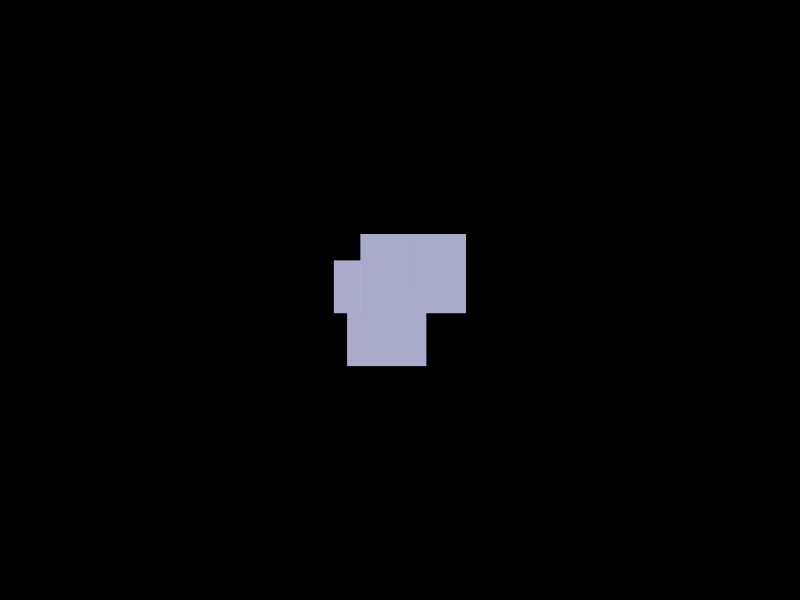

Notebook source saved alongside this figure:
### Code cell
import time

start_vertex = Vertex.ByCoordinates(xmin+2, ymax-2,0) # Upper left corner
end_vertex = Vertex.ByCoordinates(xmax-2,ymin+2,0) # Lower right corner
crg = Graph.CompiledRoutingGraph(navigation_graph, precomputeTurns=False)
start = time.time()
shortest_path = Graph.ShortestPath(crg, vertexA=start_vertex, vertexB=end_vertex)
end = time.time()
print("Shortest Path Duration:", round(end-start, 2), "seconds")

# Straighten the shortest path (optional)
start = time.time()
straight_path = Wire.Straighten(shortest_path, host=cc_building)
end = time.time()
print("Straighten Wire Duration:", round(end-start, 2), "seconds")

print("Original Shortest Path Length:", round(Wire.Length(shortest_path), 2))
print("Straightened Shortened Path Length:", round(Wire.Length(straight_path), 2))
edges = Topology.Edges(shortest_path)
for edge in edges:
    d = Dictionary.ByKeysValues(["width", "color"], [7, "red"])
    edge = Topology.SetDictionary(edge, d)
edges = Topology.Edges(straight_path)
for edge in edges:
    d = Dictionary.ByKeysValues(["width", "color"], [7, "blue"])
    edge = Topology.SetDictionary(edge, d)

    Topology.Show(cc_building, shortest_path, straight_path,
              camera=[0,0,6],
              faceColor=[210,210,250],
              faceOpacity=1,
              edgeColorKey="color",
              edgeWidthKey="width",
              backgroundColor="black",
              width=800,
              height=600,
              renderer=renderer)

### Figure 1 — Plotly figure (JSON) as saved in the notebook; plotly's stock layout.template omitted (floating-point values rounded to 4 significant figures; data arrays with more than 128 entries replaced by an {"elided": "..."} marker saying what was removed)
{"data": [{"customdata": ["", "", "", "", "", "", "", "", "", "", "", "", "", "", "", "", "", "", "", "", "", "", "", "", "", "", "", "", "", "", "", "", "", "", "", "", "", "", "", "", "", "", "", "", "", "", "", "", "", "", "", "", ""], "hoverinfo": "text", "hovertemplate": ["Click ", "Click ", "Click ", "Click ", "Click ", "Click ", "Click ", "Click ", "Click ", "Click ", "Click ", "Click ", "Click ", "Click ", "Click ", "Click ", "Click ", "Click ", "Click ", "Click ", "Click ", "Click ", "Click ", "Click ", "Click ", "Click ", "Click ", "Click ", "Click ", "Click ", "Click ", "Click ", "Click ", "Click ", "Click ", "Click ", "Click ", "Click ", "Click ", "Click ", "Click ", "Click ", "Click ", "Click ", "Click ", "Click ", "Click ", "Click ", "Click ", "Click ", "Click ", "Click ", "Click "], "hovertext": ["", "", "", "", "", "", "", "", "", "", "", "", "", "", "", "", "", "", "", "", "", "", "", "", "", "", "", "", "", "", "", "", "", "", "", "", "", "", "", "", "", "", "", "", "", "", "", "", "", "", "", "", ""], "legendgroup": "1", "legendrank": 1, "marker": {"color": ["#000000", "#000000", "#000000", "#000000", "#000000", "#000000", "#000000", "#000000", "#000000", "#000000", "#000000", "#000000", "#000000", "#000000", "#000000", "#000000", "#000000", "#000000", "#000000", "#000000", "#000000", "#000000", "#000000", "#000000", "#000000", "#000000", "#000000", "#000000", "#000000", "#000000", "#000000", "#000000", "#000000", "#000000", "#000000", "#000000", "#000000", "#000000", "#000000", "#000000", "#000000", "#000000", "#000000", "#000000", "#000000", "#000000", "#000000", "#000000", "#000000", "#000000", "#000000", "#000000", "#000000"], "line": {"width": 0}, "opacity": 1, "size": [2.8, 2.8, 2.8, 2.8, 2.8, 2.8, 2.8, 2.8, 2.8, 2.8, 2.8, 2.8, 2.8, 2.8, 2.8, 2.8, 2.8, 2.8, 2.8, 2.8, 2.8, 2.8, 2.8, 2.8, 2.8, 2.8, 2.8, 2.8, 2.8, 2.8, 2.8, 2.8, 2.8, 2.8, 2.8, 2.8, 2.8, 2.8, 2.8, 2.8, 2.8, 2.8, 2.8, 2.8, 2.8, 2.8, 2.8, 2.8, 2.8, 2.8, 2.8, 2.8, 2.8], "sizemode": "diameter", "symbol": "circle"}, "mode": "markers", "name": "1: Untitled (Vertices)", "showlegend": false, "text": ["", "", "", "", "", "", "", "", "", "", "", "", "", "", "", "", "", "", "", "", "", "", "", "", "", "", "", "", "", "", "", "", "", "", "", "", "", "", "", "", "", "", "", "", "", "", "", "", "", "", "", "", ""], "type": "scatter3d", "x": [0, -2.5, 0, -1.25, -2.5, 5.0, 5.0, -2.5, 5.0, 5.0, -1.25, -2.5, 5, 0, 5, 0, 8.75, 5.0, 3.75, 1.3e-05, -1.25, 8.75, 8.75, 3.75, 8.75, -1.25, -3.75, -1.25, -3.75, -3.75, -3.75, -3.75, -1.25, -1.25, -1.25, -1.25, -3.75, -3.75, -3.75, 5.0, 8.75, 1.3e-05, 8.75, 8.75, 5.0, 8.75, 3.75, 3.75, 1.3e-05, -1.25, -1.25, 5.0, 1.3e-05], "y": [-5, -5.0, 0, 8e-06, 8e-06, -5.0, -5.0, -5.0, 4e-06, 8e-06, 8e-06, 8e-06, -5, -5, 0, 0, 2.5, 2.5, 2.5, 2.5, 2.5, 8e-06, 8e-06, 2.5, 2.5, 2.5, 5.0, 5.0, 2.5, 8e-06, 8e-06, 8e-06, 8e-06, 5.0, 2.5, 5.0, 5.0, 5.0, 2.5, 2.5, 2.5, 2.5, 8e-06, 7.5, 7.5, 7.5, 7.5, 7.5, 7.5, 7.5, 7.5, 7.5, 7.5], "z": [3.2, 3.2, 3.2, 3.2, 3.2, 3.2, 6.2, 6.2, 3.2, 6.2, 6.2, 6.2, 0.2, 0.2, 0.2, 0.2, 3.2, 3.2, 3.2, 3.2, 3.2, 3.2, 6.2, 6.2, 6.2, 6.2, 6.2, 6.2, 6.2, 6.2, 0.2, 3.2, 0.2, 3.2, 0.2, 0.2, 0.2, 3.2, 0.2, 0.2, 0.2, 0.2, 0.2, 3.2, 3.2, 6.2, 3.2, 6.2, 3.2, 3.2, 6.2, 0.2, 0.2]}, {"hoverinfo": "text", "hovertext": [], "legendgroup": "2", "legendrank": 2, "line": {"color": "#000000", "dash": "solid", "width": 1}, "marker": {"color": "#000000", "size": 0.25, "symbol": "circle"}, "mode": "markers+lines", "name": "1: Untitled (Edges)", "showlegend": false, "text": [], "type": "scatter3d", "x": {"elided": "282 float values"}, "y": {"elided": "282 float values"}, "z": {"elided": "282 float values"}}, {"cmax": 1, "cmin": 0, "color": "#D2D2FA", "colorscale": [[0, "#440154"], [0.1111, "#482878"], [0.2222, "#3e4989"], [0.3333, "#31688e"], [0.4444, "#26828e"], [0.5556, "#1f9e89"], [0.6667, "#35b779"], [0.7778, "#6ece58"], [0.8889, "#b5de2b"], [1, "#fde725"]], "flatshading": true, "hoverinfo": "text", "hovertext": "", "i": {"elided": "137 int values"}, "j": {"elided": "137 int values"}, "k": {"elided": "137 int values"}, "legendgroup": "3", "legendrank": 3, "lighting": {"facenormalsepsilon": 0}, "name": "1: Untitled (Faces)", "opacity": 1, "showlegend": false, "showscale": false, "text": "", "type": "mesh3d", "x": [-1.25, 0, -2.5, 0, -2.5, -2.5, 5.0, 5.0, 5.0, -1.25, 5.0, -2.5, 5, 0, 5, 0, -1.25, 1.3e-05, 3.75, 5.0, 8.75, 8.75, 8.75, 3.75, -1.25, 8.75, -3.75, -3.75, -1.25, -3.75, -3.75, -3.75, -1.25, -1.25, -1.25, -1.25, -3.75, -3.75, -3.75, 5.0, 8.75, 1.3e-05, 8.75, 8.75, 5.0, 8.75, 3.75, 3.75, 1.3e-05, -1.25, -1.25, 5.0, 1.3e-05], "y": [8e-06, -5, -5.0, 0, 8e-06, -5.0, -5.0, -5.0, 4e-06, 8e-06, 8e-06, 8e-06, -5, -5, 0, 0, 2.5, 2.5, 2.5, 2.5, 8e-06, 2.5, 8e-06, 2.5, 2.5, 2.5, 2.5, 8e-06, 5.0, 5.0, 8e-06, 8e-06, 8e-06, 5.0, 2.5, 5.0, 5.0, 5.0, 2.5, 2.5, 2.5, 2.5, 8e-06, 7.5, 7.5, 7.5, 7.5, 7.5, 7.5, 7.5, 7.5, 7.5, 7.5], "z": [3.2, 3.2, 3.2, 3.2, 3.2, 6.2, 6.2, 3.2, 3.2, 6.2, 6.2, 6.2, 0.2, 0.2, 0.2, 0.2, 3.2, 3.2, 3.2, 3.2, 3.2, 3.2, 6.2, 6.2, 6.2, 6.2, 6.2, 6.2, 6.2, 6.2, 3.2, 0.2, 0.2, 3.2, 0.2, 0.2, 0.2, 3.2, 0.2, 0.2, 0.2, 0.2, 0.2, 3.2, 3.2, 6.2, 6.2, 3.2, 3.2, 6.2, 3.2, 0.2, 0.2]}, {"customdata": ["", "", "", "", ""], "hoverinfo": "text", "hovertemplate": ["Click ", "Click ", "Click ", "Click ", "Click "], "hovertext": ["", "", "", "", ""], "legendgroup": "5", "legendrank": 5, "marker": {"color": ["#000000", "#000000", "#000000", "#000000", "#000000"], "line": {"width": 0}, "opacity": 1, "size": [2.8, 2.8, 2.8, 2.8, 2.8], "sizemode": "diameter", "symbol": "circle"}, "mode": "markers", "name": "2: Untitled (Vertices)", "showlegend": false, "text": ["", "", "", "", ""], "type": "scatter3d", "x": [2.5, 2.5, 3.75, 2.5, 2.5], "y": [5.0, 2.5, 1.25, 0, -2.5], "z": [1.7, 1.7, 1.7, 1.7, 1.7]}, {"hoverinfo": "text", "hovertext": [], "legendgroup": "6", "legendrank": 6, "line": {"color": "#FF0000", "dash": "solid", "width": 7}, "marker": {"color": "#FF0000", "size": 1.75, "symbol": "circle"}, "mode": "markers+lines", "name": "2: Untitled (Edges)", "showlegend": false, "text": [], "type": "scatter3d", "x": [2.5, 2.5, null, 2.5, 3.75, null, 3.75, 2.5, null, 2.5, 2.5, null], "y": [5.0, 2.5, null, 2.5, 1.25, null, 1.25, 0, null, 0, -2.5, null], "z": [1.7, 1.7, null, 1.7, 1.7, null, 1.7, 1.7, null, 1.7, 1.7, null]}, {"customdata": ["", ""], "hoverinfo": "text", "hovertemplate": ["Click ", "Click "], "hovertext": ["", ""], "legendgroup": "9", "legendrank": 9, "marker": {"color": ["#000000", "#000000"], "line": {"width": 0}, "opacity": 1, "size": [2.8, 2.8], "sizemode": "diameter", "symbol": "circle"}, "mode": "markers", "name": "3: Untitled (Vertices)", "showlegend": false, "text": ["", ""], "type": "scatter3d", "x": [2.5, 2.5], "y": [5.0, -2.5], "z": [1.7, 1.7]}, {"hoverinfo": "text", "hovertext": [], "legendgroup": "10", "legendrank": 10, "line": {"color": "#0000FF", "dash": "solid", "width": 7}, "marker": {"color": "#0000FF", "size": 1.75, "symbol": "circle"}, "mode": "markers+lines", "name": "3: Untitled (Edges)", "showlegend": false, "text": [], "type": "scatter3d", "x": [2.5, 2.5, null], "y": [5.0, -2.5, null], "z": [1.7, 1.7, null]}], "layout": {"autosize": true, "height": 600, "margin": {"b": 40, "l": 40, "r": 40, "t": 40}, "paper_bgcolor": "#000000", "plot_bgcolor": "#000000", "scene": {"aspectmode": "data", "camera": {"center": {"x": 0, "y": 0, "z": 0}, "eye": {"x": 0, "y": 0, "z": 6}, "projection": {"type": "perspective"}, "up": {"x": 0, "y": 1, "z": 0}}, "xaxis": {"visible": false}, "yaxis": {"visible": false}, "zaxis": {"visible": false}}, "showlegend": true, "width": 800, "xaxis": {"showgrid": false, "visible": false, "zeroline": false}, "yaxis": {"showgrid": false, "visible": false, "zeroline": false}}}
